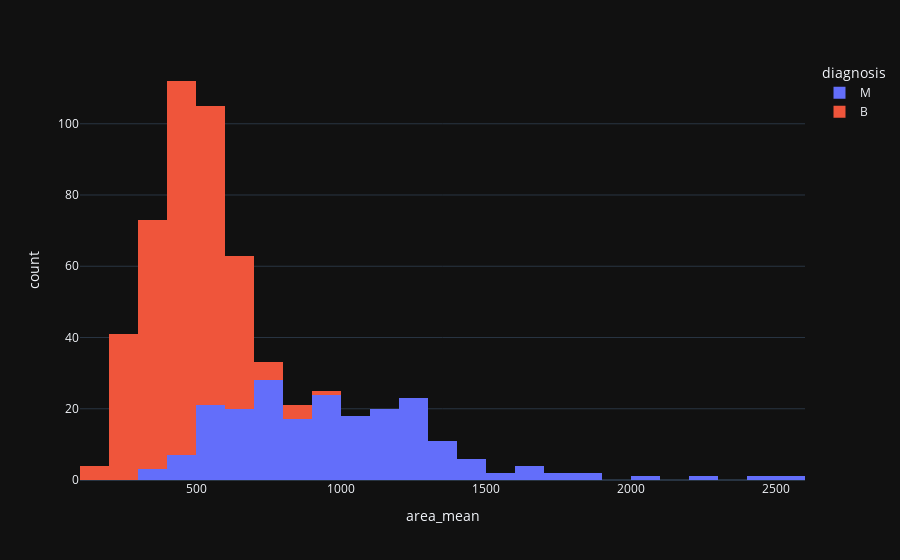

The notebook cell saved with this chart:
### Code cell
fig = px.histogram(
    df,
    x='area_mean',
    color='diagnosis',
    template = 'plotly_dark')
fig.show()

### Figure 1 — Plotly figure (JSON) as saved in the notebook; plotly's stock layout.template omitted (floating-point values rounded to 4 significant figures; data arrays with more than 128 entries replaced by an {"elided": "..."} marker saying what was removed)
{"data": [{"bingroup": "x", "hovertemplate": "diagnosis=M<br>area_mean=%{x}<br>count=%{y}<extra></extra>", "legendgroup": "M", "marker": {"color": "#636efa", "pattern": {"shape": ""}}, "name": "M", "orientation": "v", "showlegend": true, "type": "histogram", "x": {"elided": "212 float values"}, "xaxis": "x", "yaxis": "y"}, {"bingroup": "x", "hovertemplate": "diagnosis=B<br>area_mean=%{x}<br>count=%{y}<extra></extra>", "legendgroup": "B", "marker": {"color": "#EF553B", "pattern": {"shape": ""}}, "name": "B", "orientation": "v", "showlegend": true, "type": "histogram", "x": {"elided": "357 float values"}, "xaxis": "x", "yaxis": "y"}], "layout": {"barmode": "relative", "legend": {"title": {"text": "diagnosis"}, "tracegroupgap": 0}, "margin": {"t": 60}, "xaxis": {"anchor": "y", "domain": [0, 1], "title": {"text": "area_mean"}}, "yaxis": {"anchor": "x", "domain": [0, 1], "title": {"text": "count"}}}}
